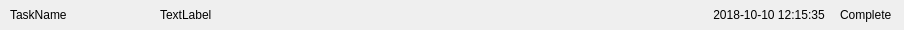
<?xml version="1.0" encoding="UTF-8"?>
<ui version="4.0">
 <class>TaskWidget</class>
 <widget class="QWidget" name="TaskWidget">
  <property name="geometry">
   <rect>
    <x>0</x>
    <y>0</y>
    <width>904</width>
    <height>30</height>
   </rect>
  </property>
  <property name="minimumSize">
   <size>
    <width>0</width>
    <height>30</height>
   </size>
  </property>
  <property name="maximumSize">
   <size>
    <width>16777215</width>
    <height>30</height>
   </size>
  </property>
  <property name="windowTitle">
   <string>Form</string>
  </property>
  <layout class="QHBoxLayout" name="horizontalLayout">
   <property name="spacing">
    <number>0</number>
   </property>
   <property name="leftMargin">
    <number>0</number>
   </property>
   <property name="topMargin">
    <number>0</number>
   </property>
   <property name="rightMargin">
    <number>0</number>
   </property>
   <property name="bottomMargin">
    <number>0</number>
   </property>
   <item>
    <widget class="QWidget" name="widget_2" native="true">
     <property name="minimumSize">
      <size>
       <width>10</width>
       <height>0</height>
      </size>
     </property>
     <property name="maximumSize">
      <size>
       <width>10</width>
       <height>16777215</height>
      </size>
     </property>
    </widget>
   </item>
   <item>
    <widget class="QLabel" name="label_TaskName">
     <property name="minimumSize">
      <size>
       <width>150</width>
       <height>25</height>
      </size>
     </property>
     <property name="maximumSize">
      <size>
       <width>150</width>
       <height>25</height>
      </size>
     </property>
     <property name="text">
      <string>TaskName</string>
     </property>
    </widget>
   </item>
   <item>
    <widget class="QLabel" name="label_TaskContent">
     <property name="text">
      <string>TextLabel</string>
     </property>
     <property name="textFormat">
      <enum>Qt::RichText</enum>
     </property>
     <property name="scaledContents">
      <bool>false</bool>
     </property>
     <property name="alignment">
      <set>Qt::AlignLeading|Qt::AlignLeft|Qt::AlignVCenter</set>
     </property>
     <property name="wordWrap">
      <bool>false</bool>
     </property>
     <property name="indent">
      <number>-1</number>
     </property>
     <property name="openExternalLinks">
      <bool>false</bool>
     </property>
     <property name="textInteractionFlags">
      <set>Qt::NoTextInteraction</set>
     </property>
    </widget>
   </item>
   <item>
    <widget class="QLabel" name="label_StateTime">
     <property name="minimumSize">
      <size>
       <width>130</width>
       <height>0</height>
      </size>
     </property>
     <property name="maximumSize">
      <size>
       <width>130</width>
       <height>16777215</height>
      </size>
     </property>
     <property name="text">
      <string>2018-10-10 12:15:35</string>
     </property>
     <property name="alignment">
      <set>Qt::AlignCenter</set>
     </property>
    </widget>
   </item>
   <item>
    <widget class="QLabel" name="labelTaskState">
     <property name="minimumSize">
      <size>
       <width>60</width>
       <height>0</height>
      </size>
     </property>
     <property name="maximumSize">
      <size>
       <width>60</width>
       <height>16777215</height>
      </size>
     </property>
     <property name="text">
      <string> Complete</string>
     </property>
     <property name="alignment">
      <set>Qt::AlignCenter</set>
     </property>
    </widget>
   </item>
   <item>
    <widget class="QWidget" name="widget" native="true">
     <property name="minimumSize">
      <size>
       <width>10</width>
       <height>0</height>
      </size>
     </property>
     <property name="maximumSize">
      <size>
       <width>10</width>
       <height>16777215</height>
      </size>
     </property>
    </widget>
   </item>
  </layout>
 </widget>
 <resources/>
 <connections/>
</ui>
